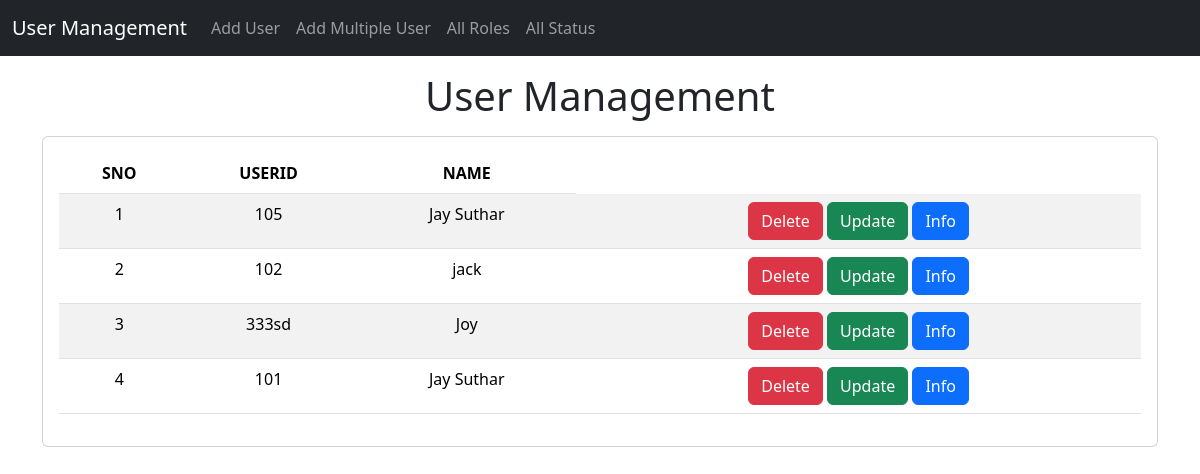
/std/, run on the app's committed database.
### std/models.py (models this page shows, shortened)
class User(models.Model):
    userid = models.CharField(max_length=100, unique=True)
    name = models.CharField(max_length=100)
    email = models.EmailField(max_length=100, validators=[EmailValidator()])
    created_at = models.DateTimeField(auto_now_add=True)
    status = models.CharField(max_length=100, default='Active')
    role = models.ForeignKey(Role_Used, on_delete=models.CASCADE, null=True, blank=True)

### std/views.py (the view)
# urls.py: path("", HomeView.as_view(), name="home"),
class HomeView(View):
    def get(self, request):
        try:
            user = User.objects.all().order_by('-created_at')
        except Exception as e:
            return HttpResponseServerError(f"An error occurred: {str(e)}")
        return render(request, "std/home.html", {'user': user})

### templates/std/home.html (shortened to what this page needs)
<!doctype html>
<html lang="en">
  <head>
    <link href="https://cdn.jsdelivr.net/npm/bootstrap@5.3.2/dist/css/bootstrap.min.css" rel="stylesheet">
  </head>
  <body>
    {% include 'std/navbar.html' %}
    <h1 class="text-center my-3">User Management</h1>
    <div class="container text-center">
      <div class="row">
        <div class="col">
          <div class="card text-center">
            <div class="card-body">
              <table class="table table-striped">
                <thead>
                  <tr>
                    <th>SNO</th>
                    <th>USERID</th>
                    <th>NAME</th>
                  </tr>
                </thead>
                <tbody>
                  {% for s in user %}
                  <tr>
                    <td>{{forloop.counter}}</td>
                    <td>{{s.userid}}</td>
                    <td>{{s.name}}</td>
                    <td>
                      <a href="/std/delete-std/{{s.id}}"  class="btn btn-danger md-sm">Delete</a>
                      <a href="/std/update-std/{{s.id}}"  class="btn btn-success md-sm">Update</a>
                      <a href="/std/user-view/{{s.id}}"  class="btn btn-primary md-sm">Info</a>
                    </td>
                  </tr>
                  {% endfor %}
                </tbody>
              </table>
            </div>
          </div>
        </div>
      </div>
    </div>
  </body>
</html>

### data on the page
User: userid "105", name "Jay Suthar"
User: userid "102", name "jack"
User: userid "333sd", name "Joy"
User: userid "101", name "Jay Suthar"
